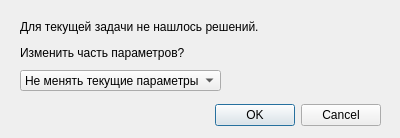
<?xml version="1.0" encoding="UTF-8"?>
<ui version="4.0">
 <class>DialogChangeParam</class>
 <widget class="QDialog" name="DialogChangeParam">
  <property name="geometry">
   <rect>
    <x>0</x>
    <y>0</y>
    <width>400</width>
    <height>138</height>
   </rect>
  </property>
  <property name="windowTitle">
   <string>Изменение параметров</string>
  </property>
  <widget class="QDialogButtonBox" name="buttonBox">
   <property name="geometry">
    <rect>
     <x>40</x>
     <y>100</y>
     <width>341</width>
     <height>31</height>
    </rect>
   </property>
   <property name="orientation">
    <enum>Qt::Horizontal</enum>
   </property>
   <property name="standardButtons">
    <set>QDialogButtonBox::Cancel|QDialogButtonBox::Ok</set>
   </property>
  </widget>
  <widget class="QComboBox" name="comboBox">
   <property name="geometry">
    <rect>
     <x>20</x>
     <y>70</y>
     <width>201</width>
     <height>21</height>
    </rect>
   </property>
   <item>
    <property name="text">
     <string>Не менять текущие параметры</string>
    </property>
   </item>
   <item>
    <property name="text">
     <string>Изменить массу и длину</string>
    </property>
   </item>
   <item>
    <property name="text">
     <string>Изменить длину и F_2</string>
    </property>
   </item>
   <item>
    <property name="text">
     <string>Изменить длину и F_1</string>
    </property>
   </item>
   <item>
    <property name="text">
     <string>Изменить массу и F_2</string>
    </property>
   </item>
   <item>
    <property name="text">
     <string>Изменить массу и F_1</string>
    </property>
   </item>
  </widget>
  <widget class="QLabel" name="label">
   <property name="geometry">
    <rect>
     <x>20</x>
     <y>20</y>
     <width>511</width>
     <height>41</height>
    </rect>
   </property>
   <property name="text">
    <string>&lt;html&gt;&lt;head/&gt;&lt;body&gt;&lt;p&gt;Для текущей задачи не нашлось решений. &lt;/p&gt;&lt;p&gt;Изменить часть параметров?&lt;/p&gt;&lt;/body&gt;&lt;/html&gt;</string>
   </property>
  </widget>
 </widget>
 <resources/>
 <connections>
  <connection>
   <sender>buttonBox</sender>
   <signal>accepted()</signal>
   <receiver>DialogChangeParam</receiver>
   <slot>accept()</slot>
   <hints>
    <hint type="sourcelabel">
     <x>248</x>
     <y>254</y>
    </hint>
    <hint type="destinationlabel">
     <x>157</x>
     <y>274</y>
    </hint>
   </hints>
  </connection>
  <connection>
   <sender>buttonBox</sender>
   <signal>rejected()</signal>
   <receiver>DialogChangeParam</receiver>
   <slot>reject()</slot>
   <hints>
    <hint type="sourcelabel">
     <x>316</x>
     <y>260</y>
    </hint>
    <hint type="destinationlabel">
     <x>286</x>
     <y>274</y>
    </hint>
   </hints>
  </connection>
 </connections>
</ui>
